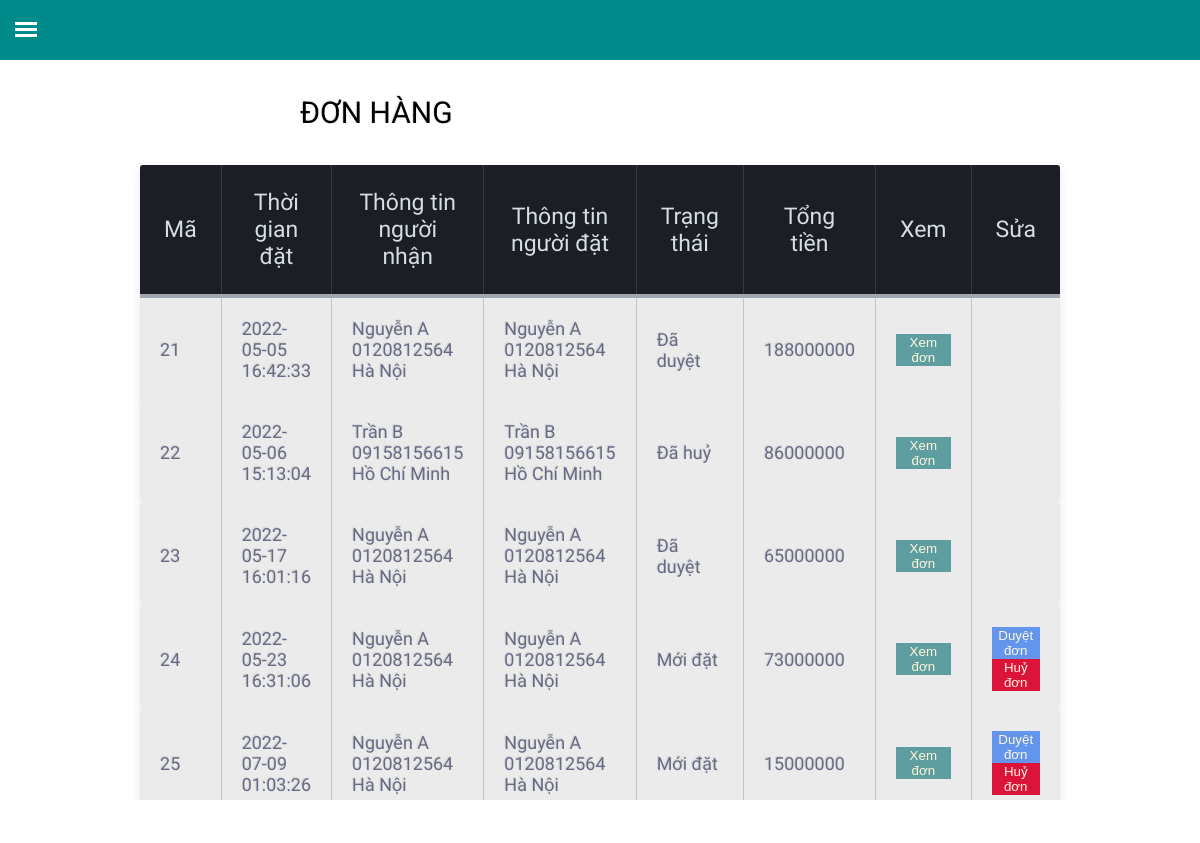
/admin/orders/index.php (signed in), run on the app's committed database.
### tables this page shows
CREATE TABLE `orders` (
  `order_id` int(11) NOT NULL,
  `customer_id` int(11) NOT NULL,
  `recipient_name` varchar(50) NOT NULL,
  `recipient_phone_number` char(20) NOT NULL,
  `recipient_address` text NOT NULL,
  `status` int(11) NOT NULL,
  `created_at` timestamp NOT NULL DEFAULT CURRENT_TIMESTAMP,
  `total_price` float NOT NULL
);

CREATE TABLE `customers` (
  `customer_id` int(11) NOT NULL,
  `customer_name` varchar(50) NOT NULL,
  `birthday` date NOT NULL,
  `email` varchar(50) NOT NULL,
  `password` varchar(200) NOT NULL,
  `address` text NOT NULL,
  `phone_number` char(20) NOT NULL,
  `token` varchar(50) DEFAULT NULL
);

### admin/orders/index.php (the view, shortened to what this page needs)
<!DOCTYPE html>
<html lang="en">
<head>
    <link rel="stylesheet" href="../css_files/orders.css">
    <link rel="stylesheet" href="sidebar.css">
</head>
<body>
    <?php
    include '../menu.php';
    require '../connectDB.php';
    $sql = "select
    orders.*,
    customers.customer_name,
    customers.phone_number,
    customers.address
    from orders
    join customers
    on customers.customer_id = orders.customer_id;";
    $result = mysqli_query($connect_db, $sql);
    ?>
    <div id='center' class="main center">
        <div class="table-title">
            <h3 style="color:black;">Đơn hàng</h3>
        </div>
        <table class="table-fill">
            <thead>
                <tr>
                    <th>Mã</th>
                    <th>Thời gian đặt</th>
                    <th>Thông tin người nhận</th>
                    <th>Thông tin người đặt</th>
                    <th>Trạng thái</th>
                    <th>Tổng tiền</th>
                    <th>Xem</th>
                    <th>Sửa</th>
                </tr>
            </thead>
            <?php foreach ($result as $each) { ?>
                <tbody class="table-hover">
                    <tr>
                        <td><?php echo $each['order_id'] ?></td>
                        <td><?php echo $each['created_at'] ?></td>
                        <td>
                            <?php echo $each['recipient_name'] ?><br>
                            <?php echo $each['recipient_phone_number'] ?><br>
                            <?php echo $each['recipient_address'] ?><br>
                        </td>
                        <td>
                            <?php echo $each['customer_name'] ?><br>
                            <?php echo $each['phone_number'] ?><br>
                            <?php echo $each['address'] ?><br>
                        </td>
                        <td>
                            <?php
                            switch ($each['status']) {
                                case '0':
                                    echo "Mới đặt";
                                    break;
                                case '1':
                                    echo "Đã duyệt";
                                    break;
                                case '2':
                                    echo "Đã huỷ";
                                    break;
                            }
                            ?>
                        </td>
                        <td><?php echo $each['total_price'] ?></td>
                        <td>
                            <a href="order_detail.php?order_id=<?php echo $each['order_id'] ?>">
                                <button class="view" style="background:cadetblue; color:cornsilk; border:none">Xem đơn</button>
                            </a>
                        </td>
                        <td>
                            <?php if ($each['status'] == 0) { ?>
                                <a href="update_order.php?order_id=<?php echo $each['order_id'] ?>&status=1">
                                    <button style="background:cornflowerblue; color:cornsilk; border:none">Duyệt đơn</button>
                                </a>
                            <?php } ?>
                            <br>
                            <?php if ($each['status'] == 0) { ?>
                                <a href="update_order.php?order_id=<?php echo $each['order_id'] ?>&status=2">
                                    <button style="background:crimson; color:cornsilk; border:none">Huỷ đơn</button>
                                </a>
                            <?php } ?>
                        </td>
                    </tr>
                </tbody>
            <?php } ?>
        </table>
    </div>
</body>
</html>

### admin/css_files/orders.css (style rules this page uses)
body { background-color: darkcyan; font-family: "Roboto", helvetica, arial, sans-serif; font-size: 16px; font-weight: 400; text-rendering: optimizeLegibility; }
div.table-title { display: block; margin: auto; max-width: 600px; padding: 5px; width: 100%; }
.table-title h3 { color: #fafafa; font-size: 30px; font-weight: 400; font-style: normal; font-family: "Roboto", helvetica, arial, sans-serif; text-shadow: -1px -1px 1px rgba(0, 0, 0, 0.1); text-transform: uppercase; }
.table-fill { background: white; border-radius: 3px; border-collapse: collapse; height: 320px; margin: auto; max-width: 600px; padding: 5px; width: 100%; box-shadow: 0 5px 10px rgba(0, 0, 0, 0.1); animation: float 5s infinite; }
th { color: #d5dde5; background: #1b1e24; border-bottom: 4px solid #9ea7af; border-right: 1px solid #343a45; font-size: 23px; font-weight: 100; padding: 24px; text-align: center; text-shadow: 0 1px 1px rgba(0, 0, 0, 0.1); vertical-align: middle; }
th:first-child { border-top-left-radius: 3px; }
th:last-child { border-top-right-radius: 3px; border-right: none; }
tr { border-top: 1px solid #c1c3d1; border-bottom: 1px solid #c1c3d1; color: #666b85; font-size: 16px; font-weight: normal; text-shadow: 0 1px 1px rgba(256, 256, 256, 0.1); }
tr:first-child { border-top: none; }
tr:last-child { border-bottom: none; }
tr:nth-child(odd) td { background: #ebebeb; }
tr:last-child td:first-child { border-bottom-left-radius: 3px; }
tr:last-child td:last-child { border-bottom-right-radius: 3px; }
td { background: #ffffff; padding: 20px; text-align: left; vertical-align: middle; font-weight: 300; font-size: 18px; text-shadow: -1px -1px 1px rgba(0, 0, 0, 0.1); border-right: 1px solid #c1c3d1; }
td:last-child { border-right: 0px; }

### admin/orders/sidebar.css (style rules this page uses)
html, body { overflow-x: hidden; height: 100%; }
body { background: #fff; padding: 0; margin: 0; font-family: "Varela Round", sans-serif; }
.main { margin: 0 auto; display: block; height: 100%; margin-top: 60px; }

### data on the page
orders: order_id "21", created_at "2022-05-05 16:42:33", recipient_name "Nguyễn A", recipient_phone_number "0120812564", recipient_address "Hà Nội", customer.customer_name "Nguyễn A", customer.phone_number "0120812564", customer.address "Hà Nội", status "Đã duyệt", total_price "188000000"
orders: order_id "22", created_at "2022-05-06 15:13:04", recipient_name "Trần B", recipient_phone_number "09158156615", recipient_address "Hồ Chí Minh", customer.customer_name "Trần B", customer.phone_number "09158156615", customer.address "Hồ Chí Minh", status "Đã huỷ", total_price "86000000"
orders: order_id "23", created_at "2022-05-17 16:01:16", recipient_name "Nguyễn A", recipient_phone_number "0120812564", recipient_address "Hà Nội", customer.customer_name "Nguyễn A", customer.phone_number "0120812564", customer.address "Hà Nội", status "Đã duyệt", total_price "65000000"
orders: order_id "24", created_at "2022-05-23 16:31:06", recipient_name "Nguyễn A", recipient_phone_number "0120812564", recipient_address "Hà Nội", customer.customer_name "Nguyễn A", customer.phone_number "0120812564", customer.address "Hà Nội", status "Mới đặt", total_price "73000000"
orders: order_id "25", created_at "2022-07-09 01:03:26", recipient_name "Nguyễn A", recipient_phone_number "0120812564", recipient_address "Hà Nội", customer.customer_name "Nguyễn A", customer.phone_number "0120812564", customer.address "Hà Nội", status "Mới đặt", total_price "15000000"
